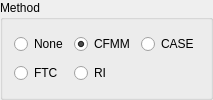
             <widget class="QGroupBox" name="groupBox_0">
              <property name="title">
               <string>Method</string>
              </property>
              <layout class="QGridLayout" name="gridLayout_25">
               <item row="0" column="2">
                <widget class="QRadioButton" name="qui_use_case">
                 <property name="text">
                  <string>CASE</string>
                 </property>
                </widget>
               </item>
               <item row="0" column="1">
                <widget class="QRadioButton" name="qui_cfmm">
                 <property name="text">
                  <string>CFMM</string>
                 </property>
                 <property name="checked">
                  <bool>true</bool>
                 </property>
                </widget>
               </item>
               <item row="0" column="0">
                <widget class="QRadioButton" name="qui_none">
                 <property name="text">
                  <string>None</string>
                 </property>
                </widget>
               </item>
               <item row="1" column="1">
                <widget class="QRadioButton" name="qui_use_ri">
                 <property name="text">
                  <string>RI</string>
                 </property>
                </widget>
               </item>
               <item row="1" column="0">
                <widget class="QRadioButton" name="ftc">
                 <property name="text">
                  <string>FTC</string>
                 </property>
                </widget>
               </item>
              </layout>
             </widget>
